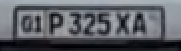
#> input picture image_samples/license_plate.png, 181 x 51 px
$ python test_detections.py
#> lines starting #> are read from the running program, lines starting #| are printed output that depends on the picture
import numpy as np

from analyzer.classes.objects import Person, Car
from detectron.region_detection import RegionDetection
from utils.figures import Point
from utils.make_objects import make_objects
from settings import *
from os import path
from pytesseract import image_to_string, Output
import cv2


def test_make_objects_for_analysis():
    data = (
        ('person', Point(**{'x': 1, 'y': 3}), Point(**{'x': 3, 'y': 23})),
        ('car', Point(**{'x': 22, 'y': 42}), Point(**{'x': 12, 'y': 36})),
        ('person', Point(**{'x': 11, 'y': 37}), Point(**{'x': 16, 'y': 41})),
        ('dummy', Point(**{'x': 13, 'y': 43}), Point(**{'x': 51, 'y': 17})),
        ('car', Point(**{'x': 15, 'y': 32}), Point(**{'x': 81, 'y': 99}))
    )

    object_list = make_objects(data)

    assert len(object_list) == 4

    assert isinstance(object_list[0], Person)
    assert isinstance(object_list[3], Car)


def test_region_detection():
    region_detection = RegionDetection(0)
    region = region_detection.detect_region()


def tes_object_detection():
    pass


def test_text_detection():
    image_file = path.join(BASE_DIR, IMAGE_SAMPLES_PATH, "license_plate.png")
    image = cv2.imread(image_file, 0)
#> image: shape (51, 181); min 0, max 180, mean 95.4
    assert image is not None, '{} imaga file should exist in that given path to run test'.format(image_file)
    # rescale image for 300dpi
    image = cv2.resize(image, None, fx=1.5, fy=1.5, interpolation=cv2.INTER_CUBIC)
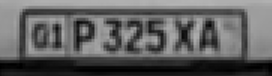
#> image: shape (76, 272); min 0, max 181, mean 95.9
    # remove some noise
    kernel = np.ones((1, 1), np.uint8)
    image = cv2.dilate(image, kernel, iterations=1)
    image = cv2.erode(image, kernel, iterations=1)
#> (the run stopped early here; a loop or call above may not have finished)
